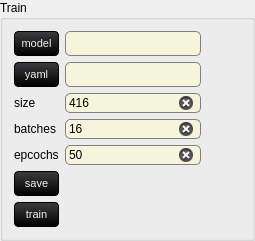
              <widget class="QGroupBox" name="groupBox_11">
               <property name="title">
                <string>Train</string>
               </property>
               <layout class="QGridLayout" name="gridLayout_15">
                <item row="3" column="1">
                 <widget class="QLineEdit" name="batch_input">
                  <property name="sizePolicy">
                   <sizepolicy hsizetype="Preferred" vsizetype="Preferred">
                    <horstretch>0</horstretch>
                    <verstretch>0</verstretch>
                   </sizepolicy>
                  </property>
                  <property name="minimumSize">
                   <size>
                    <width>0</width>
                    <height>0</height>
                   </size>
                  </property>
                  <property name="maximumSize">
                   <size>
                    <width>16777215</width>
                    <height>16777215</height>
                   </size>
                  </property>
                  <property name="styleSheet">
                   <string notr="true">QLineEdit {
    background-color: beige;
    border-radius: 5px;
    border: 1px solid grey;
    padding: 1px;
    color: black;
}

QLineEdit:hover {
    background-color: qlineargradient(spread:repeat, x1:1, y1:0, x2:1, y2:1, stop:0 orange, stop:1 red);
    color: black;
}</string>
                  </property>
                  <property name="text">
                   <string>16</string>
                  </property>
                  <property name="maxLength">
                   <number>128</number>
                  </property>
                  <property name="cursorPosition">
                   <number>2</number>
                  </property>
                  <property name="clearButtonEnabled">
                   <bool>true</bool>
                  </property>
                 </widget>
                </item>
                <item row="1" column="0">
                 <widget class="QPushButton" name="data_input">
                  <property name="sizePolicy">
                   <sizepolicy hsizetype="Preferred" vsizetype="Preferred">
                    <horstretch>0</horstretch>
                    <verstretch>0</verstretch>
                   </sizepolicy>
                  </property>
                  <property name="minimumSize">
                   <size>
                    <width>0</width>
                    <height>0</height>
                   </size>
                  </property>
                  <property name="styleSheet">
                   <string notr="true">QPushButton {
    background-color: qlineargradient(spread:repeat, x1:1, y1:0, x2:1, y2:1, stop:0 rgb(59, 61, 62), stop:1 rgb(0, 0, 0));
    color: rgb(238, 238, 238);
  	font-size: 8pt;

    border-style: solid;
    border-width: 1px;
    border-radius: 4px;
    border-color: rgb(0, 0, 0);
    padding: 5px;
}

QPushButton:flat {
    background-color: transparent;
    border: none;
    color: rgb(238, 238, 238);
}

QPushButton:disabled {
    background-color: #404040;
    color: #656565;
    border-color: rgb(0, 0, 0);
}

QPushButton:hover {
    background-color: rgba(236, 157, 0, 51);
    border: 1px solid rgb(236, 157, 0);
}

QPushButton:pressed {
    background-color: qlineargradient(spread:repeat, x1:1, y1:0, x2:1, y2:1, stop:0 rgb(28, 28, 32), stop:1 rgb(0, 0, 0));
    border: 1px solid rgb(236, 157, 0);
}

QPushButton:checked {
    background-color: qlineargradient(spread:repeat, x1:1, y1:0, x2:1, y2:1, stop:0 rgb(28, 28, 32), stop:1 rgb(0, 0, 0));
    border: 1px solid #222;
}</string>
                  </property>
                  <property name="text">
                   <string>yaml</string>
                  </property>
                 </widget>
                </item>
                <item row="0" column="1">
                 <widget class="QLineEdit" name="pt_label">
                  <property name="sizePolicy">
                   <sizepolicy hsizetype="Preferred" vsizetype="Preferred">
                    <horstretch>0</horstretch>
                    <verstretch>0</verstretch>
                   </sizepolicy>
                  </property>
                  <property name="styleSheet">
                   <string notr="true">QLineEdit {
    background-color: beige;
    border-radius: 5px;
    border: 1px solid grey;
    padding: 1px;
    color: black;
}

QLineEdit:hover {
    background-color: qlineargradient(spread:repeat, x1:1, y1:0, x2:1, y2:1, stop:0 orange, stop:1 red);
    color: black;
}</string>
                  </property>
                  <property name="clearButtonEnabled">
                   <bool>true</bool>
                  </property>
                 </widget>
                </item>
                <item row="1" column="1">
                 <widget class="QLineEdit" name="yaml_label">
                  <property name="sizePolicy">
                   <sizepolicy hsizetype="Preferred" vsizetype="Preferred">
                    <horstretch>0</horstretch>
                    <verstretch>0</verstretch>
                   </sizepolicy>
                  </property>
                  <property name="styleSheet">
                   <string notr="true">QLineEdit {
    background-color: beige;
    border-radius: 5px;
    border: 1px solid grey;
    padding: 1px;
    color: black;
}

QLineEdit:hover {
    background-color: qlineargradient(spread:repeat, x1:1, y1:0, x2:1, y2:1, stop:0 orange, stop:1 red);
    color: black;
}</string>
                  </property>
                  <property name="clearButtonEnabled">
                   <bool>true</bool>
                  </property>
                 </widget>
                </item>
                <item row="4" column="0">
                 <widget class="QLabel" name="label_2">
                  <property name="text">
                   <string>epcochs</string>
                  </property>
                 </widget>
                </item>
                <item row="2" column="0">
                 <widget class="QLabel" name="label_3">
                  <property name="text">
                   <string>size</string>
                  </property>
                 </widget>
                </item>
                <item row="10" column="0">
                 <widget class="QPushButton" name="ultralytics">
                  <property name="sizePolicy">
                   <sizepolicy hsizetype="Preferred" vsizetype="Preferred">
                    <horstretch>0</horstretch>
                    <verstretch>0</verstretch>
                   </sizepolicy>
                  </property>
                  <property name="minimumSize">
                   <size>
                    <width>0</width>
                    <height>0</height>
                   </size>
                  </property>
                  <property name="styleSheet">
                   <string notr="true">QPushButton {
    background-color: qlineargradient(spread:repeat, x1:1, y1:0, x2:1, y2:1, stop:0 rgb(59, 61, 62), stop:1 rgb(0, 0, 0));
    color: rgb(238, 238, 238);
  	font-size: 8pt;

    border-style: solid;
    border-width: 1px;
    border-radius: 4px;
    border-color: rgb(0, 0, 0);
    padding: 5px;
}

QPushButton:flat {
    background-color: transparent;
    border: none;
    color: rgb(238, 238, 238);
}

QPushButton:disabled {
    background-color: #404040;
    color: #656565;
    border-color: rgb(0, 0, 0);
}

QPushButton:hover {
    background-color: rgba(236, 157, 0, 51);
    border: 1px solid rgb(236, 157, 0);
}

QPushButton:pressed {
    background-color: qlineargradient(spread:repeat, x1:1, y1:0, x2:1, y2:1, stop:0 rgb(28, 28, 32), stop:1 rgb(0, 0, 0));
    border: 1px solid rgb(236, 157, 0);
}

QPushButton:checked {
    background-color: qlineargradient(spread:repeat, x1:1, y1:0, x2:1, y2:1, stop:0 rgb(28, 28, 32), stop:1 rgb(0, 0, 0));
    border: 1px solid #222;
}</string>
                  </property>
                  <property name="text">
                   <string>train</string>
                  </property>
                 </widget>
                </item>
                <item row="0" column="0">
                 <widget class="QPushButton" name="model_input">
                  <property name="sizePolicy">
                   <sizepolicy hsizetype="Preferred" vsizetype="Preferred">
                    <horstretch>0</horstretch>
                    <verstretch>0</verstretch>
                   </sizepolicy>
                  </property>
                  <property name="minimumSize">
                   <size>
                    <width>0</width>
                    <height>0</height>
                   </size>
                  </property>
                  <property name="styleSheet">
                   <string notr="true">QPushButton {
    background-color: qlineargradient(spread:repeat, x1:1, y1:0, x2:1, y2:1, stop:0 rgb(59, 61, 62), stop:1 rgb(0, 0, 0));
    color: rgb(238, 238, 238);
  	font-size: 8pt;

    border-style: solid;
    border-width: 1px;
    border-radius: 4px;
    border-color: rgb(0, 0, 0);
    padding: 5px;
}

QPushButton:flat {
    background-color: transparent;
    border: none;
    color: rgb(238, 238, 238);
}

QPushButton:disabled {
    background-color: #404040;
    color: #656565;
    border-color: rgb(0, 0, 0);
}

QPushButton:hover {
    background-color: rgba(236, 157, 0, 51);
    border: 1px solid rgb(236, 157, 0);
}

QPushButton:pressed {
    background-color: qlineargradient(spread:repeat, x1:1, y1:0, x2:1, y2:1, stop:0 rgb(28, 28, 32), stop:1 rgb(0, 0, 0));
    border: 1px solid rgb(236, 157, 0);
}

QPushButton:checked {
    background-color: qlineargradient(spread:repeat, x1:1, y1:0, x2:1, y2:1, stop:0 rgb(28, 28, 32), stop:1 rgb(0, 0, 0));
    border: 1px solid #222;
}</string>
                  </property>
                  <property name="text">
                   <string>model</string>
                  </property>
                 </widget>
                </item>
                <item row="4" column="1">
                 <widget class="QLineEdit" name="epochs_input">
                  <property name="sizePolicy">
                   <sizepolicy hsizetype="Preferred" vsizetype="Preferred">
                    <horstretch>0</horstretch>
                    <verstretch>0</verstretch>
                   </sizepolicy>
                  </property>
                  <property name="minimumSize">
                   <size>
                    <width>0</width>
                    <height>0</height>
                   </size>
                  </property>
                  <property name="maximumSize">
                   <size>
                    <width>16777215</width>
                    <height>16777215</height>
                   </size>
                  </property>
                  <property name="styleSheet">
                   <string notr="true">QLineEdit {
    background-color: beige;
    border-radius: 5px;
    border: 1px solid grey;
    padding: 1px;
    color: black;
}

QLineEdit:hover {
    background-color: qlineargradient(spread:repeat, x1:1, y1:0, x2:1, y2:1, stop:0 orange, stop:1 red);
    color: black;
}</string>
                  </property>
                  <property name="text">
                   <string>50</string>
                  </property>
                  <property name="maxLength">
                   <number>1000</number>
                  </property>
                  <property name="cursorPosition">
                   <number>2</number>
                  </property>
                  <property name="clearButtonEnabled">
                   <bool>true</bool>
                  </property>
                 </widget>
                </item>
                <item row="3" column="0">
                 <widget class="QLabel" name="label_24">
                  <property name="text">
                   <string>batches</string>
                  </property>
                 </widget>
                </item>
                <item row="2" column="1">
                 <widget class="QLineEdit" name="imgsz_input">
                  <property name="maximumSize">
                   <size>
                    <width>16777215</width>
                    <height>16777215</height>
                   </size>
                  </property>
                  <property name="styleSheet">
                   <string notr="true">QLineEdit {
    background-color: beige;
    border-radius: 5px;
    border: 1px solid grey;
    padding: 1px;
    color: black;
}

QLineEdit:hover {
    background-color: qlineargradient(spread:repeat, x1:1, y1:0, x2:1, y2:1, stop:0 orange, stop:1 red);
    color: black;
}</string>
                  </property>
                  <property name="text">
                   <string>416</string>
                  </property>
                  <property name="cursorPosition">
                   <number>3</number>
                  </property>
                  <property name="clearButtonEnabled">
                   <bool>true</bool>
                  </property>
                 </widget>
                </item>
                <item row="5" column="0">
                 <widget class="QPushButton" name="save_runs_directory">
                  <property name="sizePolicy">
                   <sizepolicy hsizetype="Preferred" vsizetype="Preferred">
                    <horstretch>0</horstretch>
                    <verstretch>0</verstretch>
                   </sizepolicy>
                  </property>
                  <property name="minimumSize">
                   <size>
                    <width>0</width>
                    <height>0</height>
                   </size>
                  </property>
                  <property name="styleSheet">
                   <string notr="true">QPushButton {
    background-color: qlineargradient(spread:repeat, x1:1, y1:0, x2:1, y2:1, stop:0 rgb(59, 61, 62), stop:1 rgb(0, 0, 0));
    color: rgb(238, 238, 238);
  	font-size: 8pt;

    border-style: solid;
    border-width: 1px;
    border-radius: 4px;
    border-color: rgb(0, 0, 0);
    padding: 5px;
}

QPushButton:flat {
    background-color: transparent;
    border: none;
    color: rgb(238, 238, 238);
}

QPushButton:disabled {
    background-color: #404040;
    color: #656565;
    border-color: rgb(0, 0, 0);
}

QPushButton:hover {
    background-color: rgba(236, 157, 0, 51);
    border: 1px solid rgb(236, 157, 0);
}

QPushButton:pressed {
    background-color: qlineargradient(spread:repeat, x1:1, y1:0, x2:1, y2:1, stop:0 rgb(28, 28, 32), stop:1 rgb(0, 0, 0));
    border: 1px solid rgb(236, 157, 0);
}

QPushButton:checked {
    background-color: qlineargradient(spread:repeat, x1:1, y1:0, x2:1, y2:1, stop:0 rgb(28, 28, 32), stop:1 rgb(0, 0, 0));
    border: 1px solid #222;
}</string>
                  </property>
                  <property name="text">
                   <string>save</string>
                  </property>
                 </widget>
                </item>
                <item row="0" column="2">
                 <spacer name="horizontalSpacer_9">
                  <property name="orientation">
                   <enum>Qt::Horizontal</enum>
                  </property>
                  <property name="sizeHint" stdset="0">
                   <size>
                    <width>40</width>
                    <height>20</height>
                   </size>
                  </property>
                 </spacer>
                </item>
               </layout>
              </widget>
